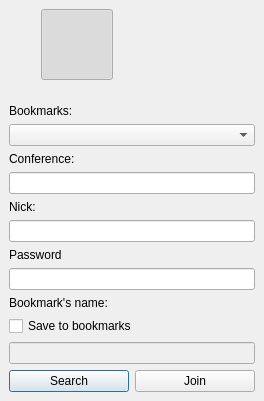
<?xml version="1.0" encoding="UTF-8"?>
<ui version="4.0">
 <class>JMUCJoin</class>
 <widget class="QDialog" name="JMUCJoin">
  <property name="geometry">
   <rect>
    <x>0</x>
    <y>0</y>
    <width>264</width>
    <height>398</height>
   </rect>
  </property>
  <property name="windowTitle">
   <string>Dialog</string>
  </property>
  <layout class="QVBoxLayout" name="verticalLayout">
   <property name="margin">
    <number>0</number>
   </property>
   <item>
    <widget class="QWidget" name="widget" native="true">
     <property name="sizePolicy">
      <sizepolicy hsizetype="Preferred" vsizetype="Fixed">
       <horstretch>0</horstretch>
       <verstretch>0</verstretch>
      </sizepolicy>
     </property>
     <layout class="QHBoxLayout" name="horizontalLayout">
      <item>
       <widget class="QToolButton" name="buttonEnter">
        <property name="text">
         <string/>
        </property>
        <property name="iconSize">
         <size>
          <width>64</width>
          <height>64</height>
         </size>
        </property>
        <property name="checkable">
         <bool>true</bool>
        </property>
        <property name="checked">
         <bool>true</bool>
        </property>
        <property name="autoRaise">
         <bool>true</bool>
        </property>
       </widget>
      </item>
      <item>
       <widget class="QToolButton" name="buttonBookmark">
        <property name="text">
         <string/>
        </property>
        <property name="iconSize">
         <size>
          <width>64</width>
          <height>64</height>
         </size>
        </property>
        <property name="checkable">
         <bool>true</bool>
        </property>
        <property name="autoRaise">
         <bool>true</bool>
        </property>
       </widget>
      </item>
     </layout>
    </widget>
   </item>
   <item>
    <widget class="QStackedWidget" name="stackedWidget">
     <property name="currentIndex">
      <number>0</number>
     </property>
     <widget class="QWidget" name="pageEnter">
      <layout class="QVBoxLayout" name="verticalLayout_2">
       <item>
        <widget class="QLabel" name="label">
         <property name="sizePolicy">
          <sizepolicy hsizetype="Preferred" vsizetype="Fixed">
           <horstretch>0</horstretch>
           <verstretch>0</verstretch>
          </sizepolicy>
         </property>
         <property name="text">
          <string>Bookmarks:</string>
         </property>
        </widget>
       </item>
       <item>
        <widget class="QComboBox" name="comboEnterBookmarks"/>
       </item>
       <item>
        <widget class="QLabel" name="label_2">
         <property name="sizePolicy">
          <sizepolicy hsizetype="Preferred" vsizetype="Fixed">
           <horstretch>0</horstretch>
           <verstretch>0</verstretch>
          </sizepolicy>
         </property>
         <property name="text">
          <string>Conference:</string>
         </property>
        </widget>
       </item>
       <item>
        <widget class="QLineEdit" name="lineEnterConference">
         <property name="text">
          <string/>
         </property>
        </widget>
       </item>
       <item>
        <widget class="QLabel" name="label_3">
         <property name="sizePolicy">
          <sizepolicy hsizetype="Preferred" vsizetype="Fixed">
           <horstretch>0</horstretch>
           <verstretch>0</verstretch>
          </sizepolicy>
         </property>
         <property name="text">
          <string>Nick:</string>
         </property>
        </widget>
       </item>
       <item>
        <widget class="QLineEdit" name="lineEnterNick"/>
       </item>
       <item>
        <widget class="QLabel" name="label_4">
         <property name="sizePolicy">
          <sizepolicy hsizetype="Preferred" vsizetype="Fixed">
           <horstretch>0</horstretch>
           <verstretch>0</verstretch>
          </sizepolicy>
         </property>
         <property name="text">
          <string>Password</string>
         </property>
        </widget>
       </item>
       <item>
        <widget class="QLineEdit" name="lineEnterPassword"/>
       </item>
       <item>
        <widget class="QLabel" name="label_5">
         <property name="sizePolicy">
          <sizepolicy hsizetype="Preferred" vsizetype="Fixed">
           <horstretch>0</horstretch>
           <verstretch>0</verstretch>
          </sizepolicy>
         </property>
         <property name="text">
          <string>Bookmark's name:</string>
         </property>
        </widget>
       </item>
       <item>
        <widget class="QCheckBox" name="checkSaveBookmark">
         <property name="text">
          <string>Save to bookmarks</string>
         </property>
        </widget>
       </item>
       <item>
        <widget class="QLineEdit" name="lineEnterConferenceName">
         <property name="enabled">
          <bool>false</bool>
         </property>
        </widget>
       </item>
       <item>
        <spacer name="verticalSpacer_2">
         <property name="orientation">
          <enum>Qt::Vertical</enum>
         </property>
         <property name="sizeHint" stdset="0">
          <size>
           <width>20</width>
           <height>40</height>
          </size>
         </property>
        </spacer>
       </item>
       <item>
        <layout class="QHBoxLayout" name="horizontalLayout_2">
         <item>
          <widget class="QPushButton" name="buttonSearch">
           <property name="text">
            <string>Search</string>
           </property>
          </widget>
         </item>
         <item>
          <widget class="QPushButton" name="buttonJoin">
           <property name="text">
            <string>Join</string>
           </property>
          </widget>
         </item>
        </layout>
       </item>
      </layout>
     </widget>
     <widget class="QWidget" name="pageBookmark">
      <layout class="QVBoxLayout" name="verticalLayout_3">
       <item>
        <widget class="QLabel" name="label_6">
         <property name="sizePolicy">
          <sizepolicy hsizetype="Preferred" vsizetype="Fixed">
           <horstretch>0</horstretch>
           <verstretch>0</verstretch>
          </sizepolicy>
         </property>
         <property name="text">
          <string>Bookmarks:</string>
         </property>
        </widget>
       </item>
       <item>
        <widget class="QComboBox" name="comboEditBookmarks"/>
       </item>
       <item>
        <widget class="QLabel" name="label_7">
         <property name="sizePolicy">
          <sizepolicy hsizetype="Preferred" vsizetype="Fixed">
           <horstretch>0</horstretch>
           <verstretch>0</verstretch>
          </sizepolicy>
         </property>
         <property name="text">
          <string>Name:</string>
         </property>
        </widget>
       </item>
       <item>
        <widget class="QLineEdit" name="lineEditConferenceName"/>
       </item>
       <item>
        <widget class="QLabel" name="label_8">
         <property name="sizePolicy">
          <sizepolicy hsizetype="Preferred" vsizetype="Fixed">
           <horstretch>0</horstretch>
           <verstretch>0</verstretch>
          </sizepolicy>
         </property>
         <property name="text">
          <string>Conference:</string>
         </property>
        </widget>
       </item>
       <item>
        <widget class="QLineEdit" name="lineEditConference"/>
       </item>
       <item>
        <widget class="QLabel" name="label_9">
         <property name="sizePolicy">
          <sizepolicy hsizetype="Preferred" vsizetype="Fixed">
           <horstretch>0</horstretch>
           <verstretch>0</verstretch>
          </sizepolicy>
         </property>
         <property name="text">
          <string>Nick:</string>
         </property>
        </widget>
       </item>
       <item>
        <widget class="QLineEdit" name="lineEditNick"/>
       </item>
       <item>
        <widget class="QLabel" name="label_10">
         <property name="sizePolicy">
          <sizepolicy hsizetype="Preferred" vsizetype="Fixed">
           <horstretch>0</horstretch>
           <verstretch>0</verstretch>
          </sizepolicy>
         </property>
         <property name="text">
          <string>Password:</string>
         </property>
        </widget>
       </item>
       <item>
        <widget class="QLineEdit" name="lineEditPassword"/>
       </item>
       <item>
        <widget class="QCheckBox" name="checkEditAutojoin">
         <property name="text">
          <string>Auto join</string>
         </property>
        </widget>
       </item>
       <item>
        <spacer name="verticalSpacer">
         <property name="orientation">
          <enum>Qt::Vertical</enum>
         </property>
         <property name="sizeHint" stdset="0">
          <size>
           <width>20</width>
           <height>40</height>
          </size>
         </property>
        </spacer>
       </item>
       <item>
        <layout class="QHBoxLayout" name="horizontalLayout_3">
         <item>
          <widget class="QPushButton" name="buttonSave">
           <property name="text">
            <string>Save</string>
           </property>
          </widget>
         </item>
         <item>
          <widget class="QPushButton" name="buttonDelete">
           <property name="text">
            <string>Delete</string>
           </property>
          </widget>
         </item>
        </layout>
       </item>
      </layout>
     </widget>
    </widget>
   </item>
  </layout>
 </widget>
 <resources/>
 <connections>
  <connection>
   <sender>checkSaveBookmark</sender>
   <signal>toggled(bool)</signal>
   <receiver>lineEnterConferenceName</receiver>
   <slot>setEnabled(bool)</slot>
   <hints>
    <hint type="sourcelabel">
     <x>113</x>
     <y>297</y>
    </hint>
    <hint type="destinationlabel">
     <x>113</x>
     <y>325</y>
    </hint>
   </hints>
  </connection>
 </connections>
</ui>
